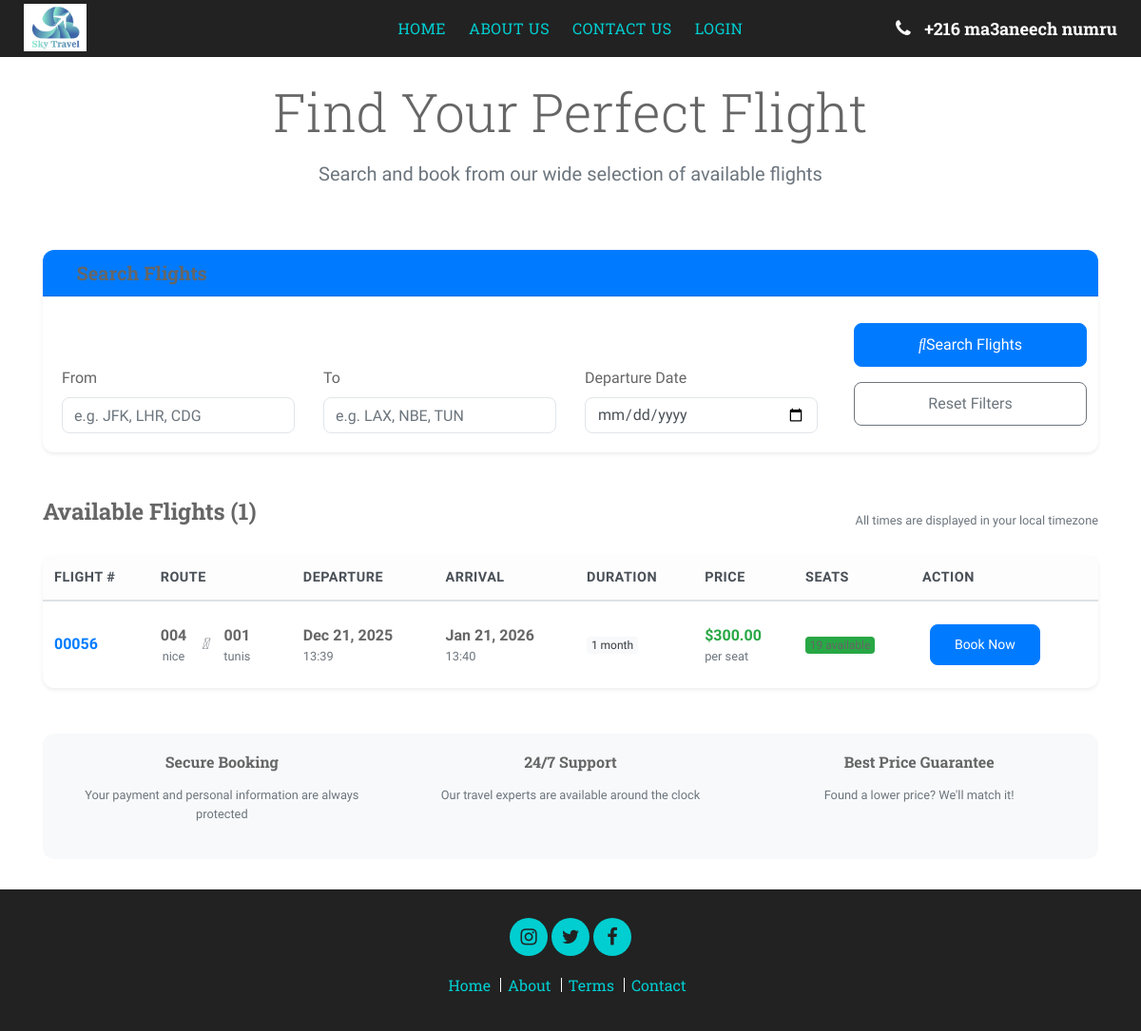
The app's page /flights/ with its own data.
### reservations/models.py (models this page shows, shortened)
class Flight(models.Model):
    number = models.CharField(max_length=10)
    origin = models.ForeignKey(Airport, related_name='departures', on_delete=models.CASCADE)
    destination = models.ForeignKey(Airport, related_name='arrivals', on_delete=models.CASCADE)
    departure_time = models.DateTimeField()
    arrival_time = models.DateTimeField()
    price = models.DecimalField(max_digits=10, decimal_places=2)
    seats = models.PositiveIntegerField()
    @property
    def available_seats(self):
        booked = self.booking_set.aggregate(total=Sum("seats")).get("total") or 0
        return max(self.seats - booked, 0)
    class Meta:
        constraints = [
            models.CheckConstraint(
                check=Q(arrival_time__gt=F("departure_time")),
                name="arrival_after_departure",
            ),
            models.CheckConstraint(
                check=Q(price__gte=0) & Q(seats__gte=0),
                name="non_negative_price_seats",
            ),
        ]

class Airport(models.Model):
    code = models.CharField(max_length=10, unique=True)
    name = models.CharField(max_length=100)
    city = models.CharField(max_length=100)
    country = models.CharField(max_length=100)

### reservations/views.py (the view)
# urls.py: path('flights/', views.flight_list, name='flight_list'),
def flight_list(request):
    flights = Flight.objects.filter(departure_time__gte=timezone.now())
    origin = request.GET.get("origin")
    destination = request.GET.get("destination")
    date = request.GET.get("date")
    if origin:
        flights = flights.filter(origin__code__iexact=origin)
    if destination:
        flights = flights.filter(destination__code__iexact=destination)
    if date:
        flights = flights.filter(departure_time__date=date)
    flights = flights.order_by("departure_time")
    return render(request, "reservations/flight_list.html", {
        "flights": flights,
        "origin": origin or "",
        "destination": destination or "",
        "date": date or "",
    })

### templates/reservations/flight_list.html (shortened to what this page needs)
{% extends 'base_template/base.html' %}
{% load static %}
{% load tz %}
{% block content %}
<div class="container mt-4" style="padding-top: 80px;">
    <div class="row mb-5">
        <div class="col-12 text-center">
            <h1 class="display-4 mb-3">Find Your Perfect Flight</h1>
            <p class="lead text-muted">Search and book from our wide selection of available flights</p>
        </div>
    </div>
    <div class="card shadow-sm mb-5">
        <div class="card-header bg-primary text-white">
            <h5 class="mb-0"><i class="fas fa-search me-2"></i>Search Flights</h5>
        </div>
        <div class="card-body">
            <form method="get" class="row g-3 align-items-end">
                <div class="col-md-3">
                    <label class="form-label fw-bold">From</label>
                    <input type="text" name="origin" value="{{ origin }}" class="form-control" placeholder="e.g. JFK, LHR, CDG">
                </div>
                <div class="col-md-3">
                    <label class="form-label fw-bold">To</label>
                    <input type="text" name="destination" value="{{ destination }}" class="form-control" placeholder="e.g. LAX, NBE, TUN">
                </div>
                <div class="col-md-3">
                    <label class="form-label fw-bold">Departure Date</label>
                    <input type="date" name="date" value="{{ date }}" class="form-control">
                </div>
                <div class="col-md-3">
                    <button type="submit" class="btn btn-primary w-100">
                        <i class="fas fa-search me-2"></i>Search Flights
                    </button>
                    <a href="?" class="btn btn-outline-secondary w-100 mt-2">Reset Filters</a>
                </div>
            </form>
        </div>
    </div>
    {% if flights %}
    <div class="d-flex justify-content-between align-items-center mb-3">
        <h4>Available Flights ({{ flights|length }})</h4>
        <div class="text-muted">
            <small>All times are displayed in your local timezone</small>
        </div>
    </div>
    {% endif %}
    <div class="card shadow-sm">
        <div class="card-body p-0">
            {% if flights %}
            <div class="table-responsive">
                <table class="table table-hover mb-0">
                    <thead class="table-light">
                        <tr>
                            <th>Flight #</th>
                            <th>Route</th>
                            <th>Departure</th>
                            <th>Arrival</th>
                            <th>Duration</th>
                            <th>Price</th>
                            <th>Seats</th>
                            <th>Action</th>
                        </tr>
                    </thead>
                    <tbody>
                    {% for flight in flights %}
                        <tr>
                            <td>
                                <strong class="text-primary">{{ flight.number }}</strong>
                            </td>
                            <td>
                                <div class="d-flex align-items-center">
                                    <div class="text-center">
                                        <strong>{{ flight.origin.code }}</strong>
                                        <div class="text-muted small">{{ flight.origin.city }}</div>
                                    </div>
                                    <div class="mx-3">
                                        <i class="fas fa-arrow-right text-muted"></i>
                                    </div>
                                    <div class="text-center">
                                        <strong>{{ flight.destination.code }}</strong>
                                        <div class="text-muted small">{{ flight.destination.city }}</div>
                                    </div>
                                </div>
                            </td>
                            <td>
                                <strong>{{ flight.departure_time|localtime|date:"M d, Y" }}</strong>
                                <div class="text-muted small">{{ flight.departure_time|localtime|time:"H:i" }}</div>
                            </td>
                            <td>
                                <strong>{{ flight.arrival_time|localtime|date:"M d, Y" }}</strong>
                                <div class="text-muted small">{{ flight.arrival_time|localtime|time:"H:i" }}</div>
                            </td>
                            <td>
                                {% with duration=flight.arrival_time|timeuntil:flight.departure_time %}
                                <span class="badge bg-light text-dark">{{ duration }}</span>
                                {% endwith %}
                            </td>
                            <td>
                                <strong class="text-success">${{ flight.price }}</strong>
                                <div class="text-muted small">per seat</div>
                            </td>
                            <td>
                                {% if flight.available_seats > 5 %}
                                    <span class="badge bg-success">{{ flight.available_seats }} available</span>
                                {% elif flight.available_seats > 0 %}
                                    <span class="badge bg-warning text-dark">{{ flight.available_seats }} left</span>
                                {% else %}
                                    <span class="badge bg-danger">Sold out</span>
                                {% endif %}
                            </td>
                            <td>
                                {% if flight.available_seats > 0 %}
                                <a href="{% url 'flight_detail' flight.pk %}" class="btn btn-primary btn-sm">
                                    Book Now
                                </a>
                                {% else %}
                                <button class="btn btn-secondary btn-sm" disabled>Sold Out</button>
                                {% endif %}
                            </td>
                        </tr>
                    {% endfor %}
                    </tbody>
                </table>
            </div>
            {% endif %}
        </div>
    </div>
    <div class="row mt-5">
        <div class="col-12">
            <div class="card bg-light">
                <div class="card-body">
                    <div class="row text-center">
                        <div class="col-md-4 mb-3 mb-md-0">
                            <h6>Secure Booking</h6>
                            <p class="text-muted small">Your payment and personal information are always protected</p>
                        </div>
                        <div class="col-md-4 mb-3 mb-md-0">
                            <h6>24/7 Support</h6>
                            <p class="text-muted small">Our travel experts are available around the clock</p>
                        </div>
                        <div class="col-md-4">
                            <h6>Best Price Guarantee</h6>
                            <p class="text-muted small">Found a lower price? We'll match it!</p>
                        </div>
                    </div>
                </div>
            </div>
        </div>
    </div>
</div>
{% endblock %}

### static/css/hover-style.css (style rules this page uses)
body { background-color:#f1f1f2 }

### static/css/style.css (style rules this page uses)
* { box-sizing: border-box; }
body { color: #666; font-family: 'Raleway', sans-serif; font-weight: 400; background: #ffffff; }
a { color: #222222; transition: 0.5s; }
p { color: #666; font-size: 14px; line-height: 24px; padding: 0; margin: 0 0 15px 0; }
h1, h2, h3, h4, h5, h6 { font-family: 'Roboto Slab', serif; margin: 0; padding: 0; color: #666; font-weight: 700; }
.container { padding-top: 20px; padding-bottom: 20px; }
.card { margin-bottom: 2rem; }
.btn { margin: 5px; }
h1, h2, h3, h4, h5, h6 { margin-bottom: 1rem; }
p { margin-bottom: 1rem; line-height: 1.6; }
.btn { margin: 8px !important; padding: 10px 25px !important; font-weight: 500 !important; transition: all 0.3s ease !important; }
.fas, .fa { margin-bottom: 15px !important; }
h1, h2, h3, h4, h5, h6 { margin-bottom: 1rem !important; }
p { margin-bottom: 1rem !important; line-height: 1.6 !important; }
.container { padding-top: 0 !important; padding-bottom: 0 !important; }

### templates/reservations/flight_list.html (style rules this page uses)
.table th { border-top: none; font-weight: 600; color: #495057; font-size: 0.9rem; text-transform: uppercase; letter-spacing: 0.5px; }
.table td { vertical-align: middle; padding: 1rem 0.75rem; }
.card { border: none; border-radius: 12px; }
.card-header { border-radius: 12px 12px 0 0 !important; }
.btn { border-radius: 8px; font-weight: 500; }
.form-control { border-radius: 8px; border: 1px solid #e1e5e9; }
.badge { font-size: 0.75rem; font-weight: 500; }

### records on screen
Flight: number "00056", origin.code "004", origin.city "nice", destination.code "001", destination.city "tunis", departure_time "Dec 21, 2025", departure_time "13:39", arrival_time "Jan 21, 2026", arrival_time "13:40", flight "1 month", price "300.00", seats "Book Now"

### other values on screen
{{ flights|length }} "1"
